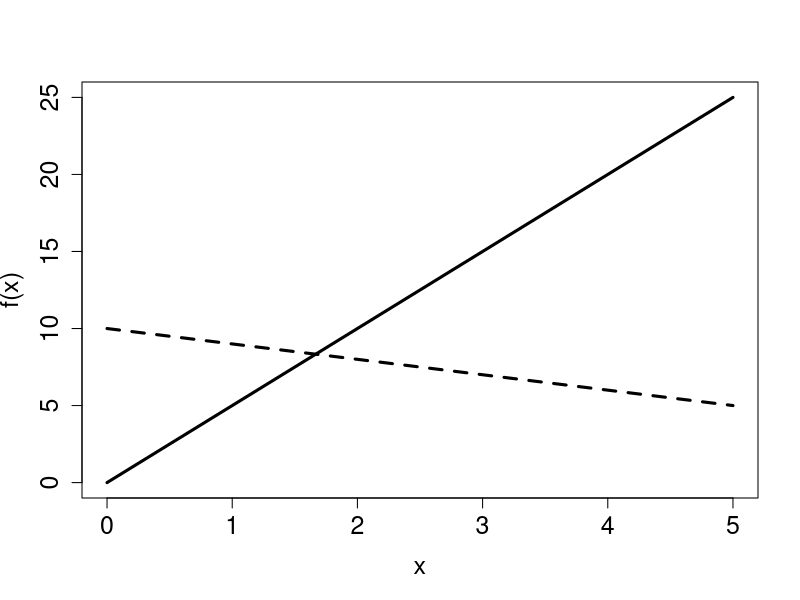
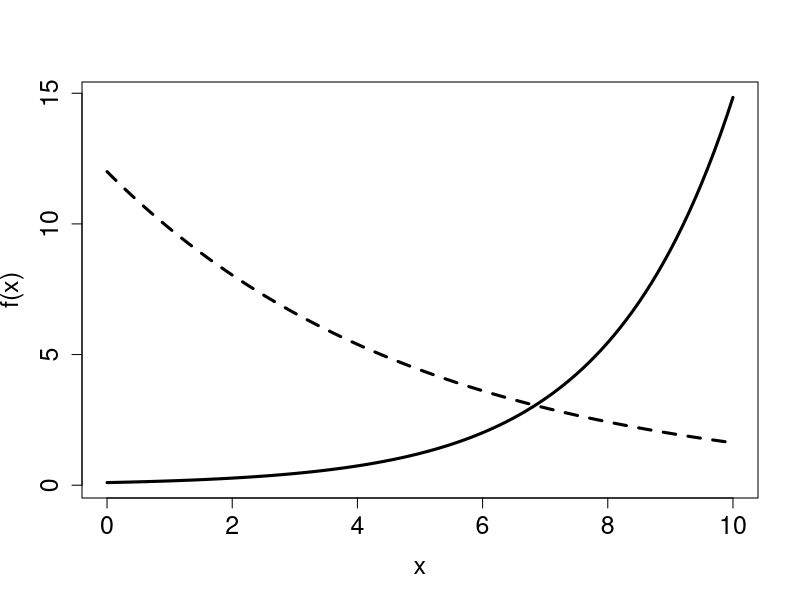
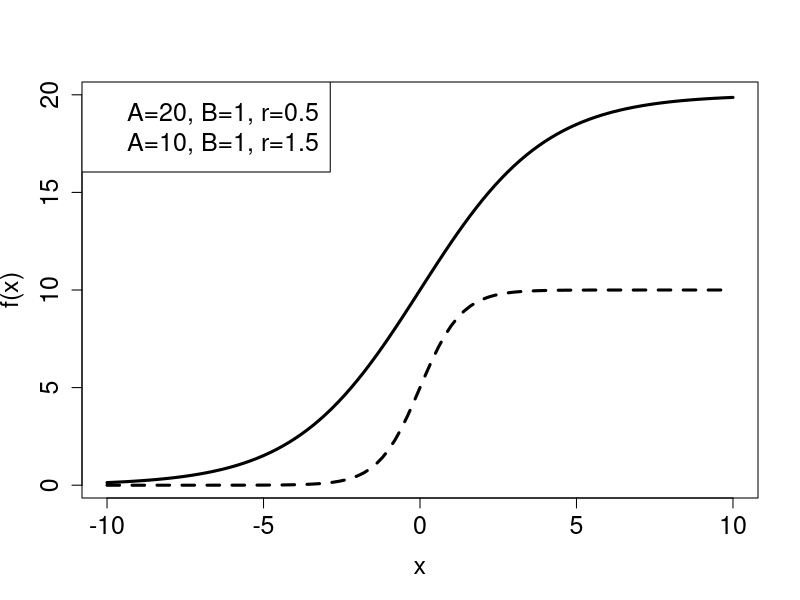
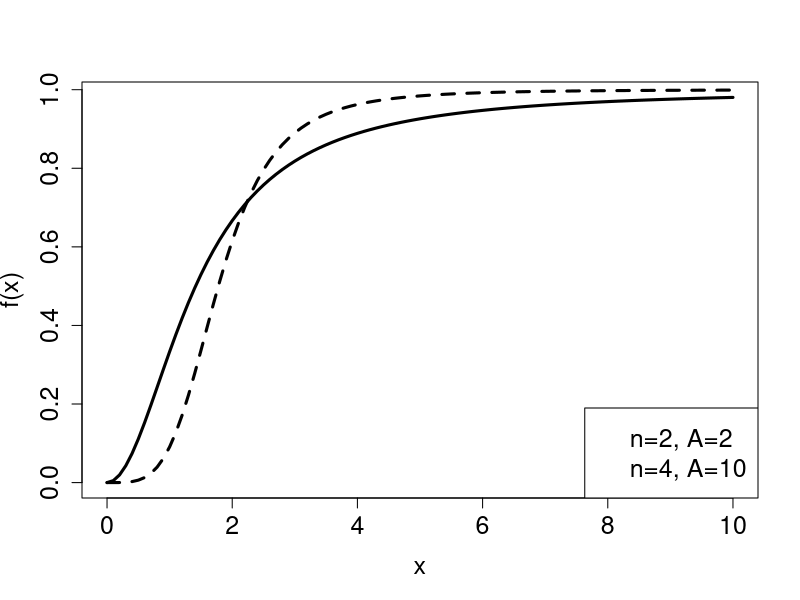
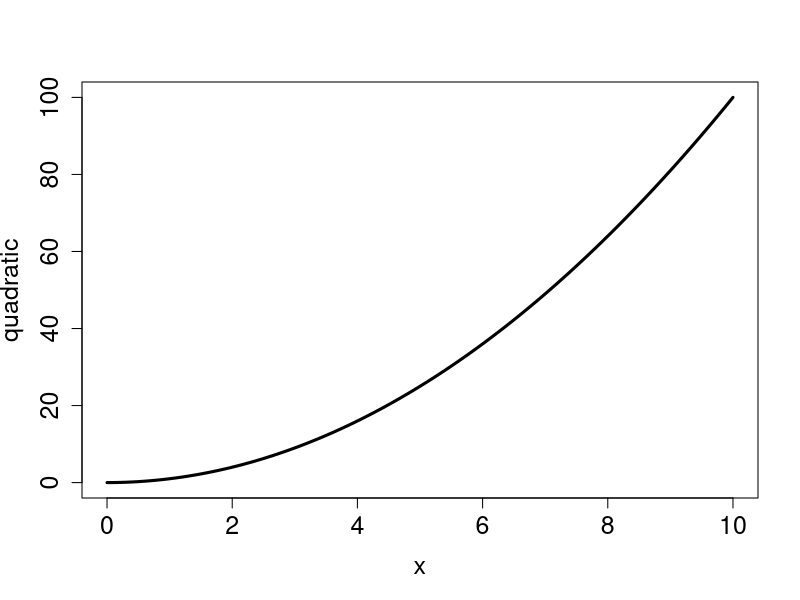
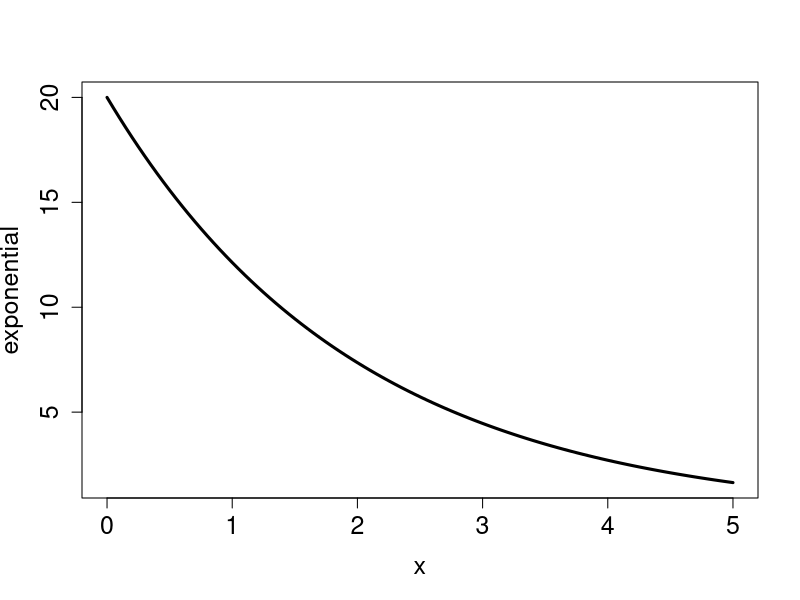
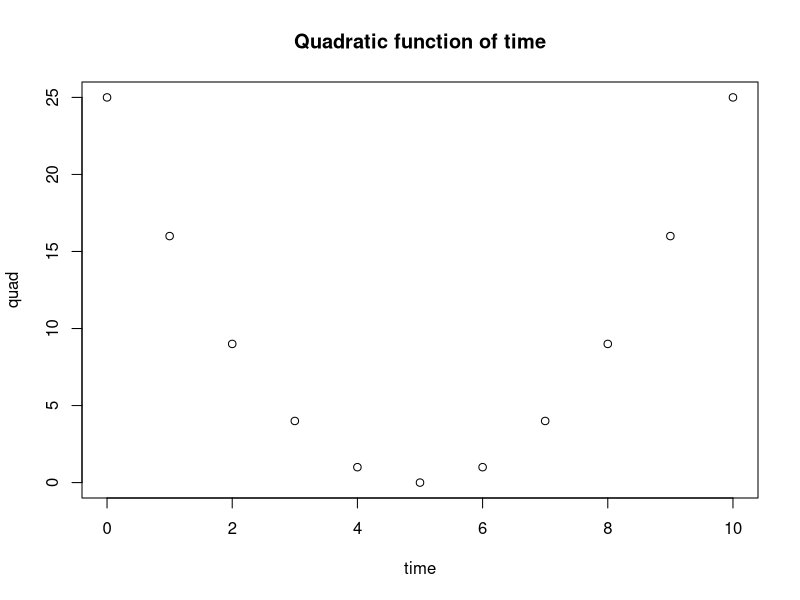
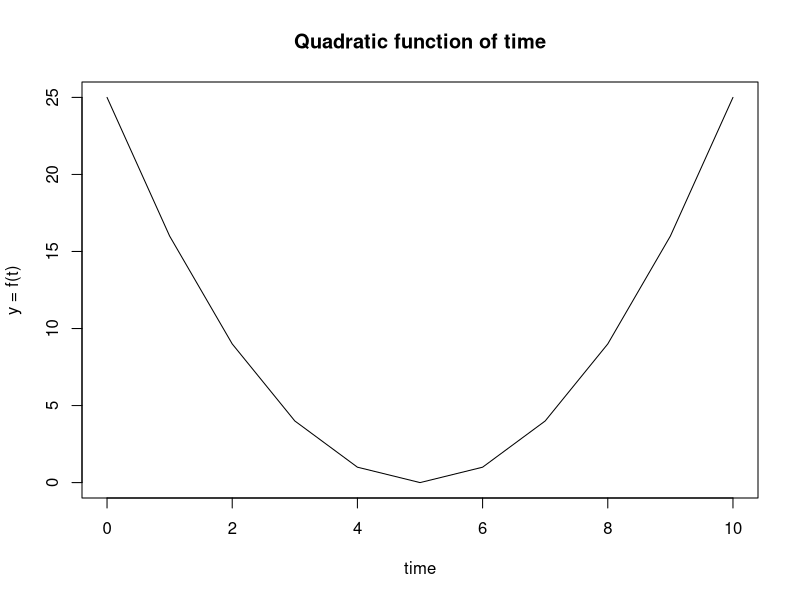

Here is the R script that generated these plots, in order:
## ---- chunk 1
#| label: fig-ch2-funk1
#| fig-cap: "Can you identify which linear function has the positive slope and which one negative? Which exponential function has a positive rate constant and which one negative?"
#| fig-subcap: 
#|   - "Linear functions"
#|   - "Exponential function"
#| layout-ncol: 2

curve(5*x,0,5,lwd=3,xlab='x', ylab='f(x)',cex.axis=1.5,cex.lab=1.5)
curve(10-x,lwd=3,lty=2,add=TRUE)
#leg.txt <- c("y=5x","y=10-x")
#legend("topleft", leg.txt,cex=1.5)
curve(0.1*exp(0.5*x),0,10,lwd=3,xlab='x', ylab='f(x)',cex.axis=1.5,cex.lab=1.5)
curve(12*exp(-0.2*x),lwd=3,lty=2,add=TRUE)
#leg.txt <- c("y=0.1exp(0.5x)","y=12exp(-0.2x)")
#legend("topleft", leg.txt,cex=1.5)
## ---- chunk 2
#| label: fig-ch2-funk2
#| fig-cap: "Examples of functions with sigmoidal-shaped graphs"
#| fig-subcap: 
#|   - "Logistic functions"
#|   - "Hill function"
#| layout-ncol: 2

curve(20*exp(0.5*x)/(1+exp(0.5*x)),-10,10,lwd=3,xlab='x', ylab='f(x)',cex.axis=1.5,cex.lab=1.5)
curve(10*exp(1.5*x)/(1+exp(1.5*x)),lwd=3,lty=2,add=TRUE)
leg.txt <- c("A=20, B=1, r=0.5", "A=10, B=1, r=1.5")
legend("topleft", leg.txt, cex=1.5)
curve(x^2/(2+x^2),0,10,lwd=3,xlab='x', ylab='f(x)',cex.axis=1.5,cex.lab=1.5)
curve(x^4/(10+x^4),lwd=3,lty=2,add=TRUE)
leg.txt <- c("n=2, A=2","n=4, A=10")
legend("bottomright", leg.txt, cex=1.5)
## ---- chunk 3
var1 <- exp(5)
print(var1)
## ---- chunk 4
var2 <- 20
var1 <- var2/20
print(var2)
var2 <- 10
print(var1)
## ---- chunk 5
my.vec<-c(pi,45,912.8, 0)
print(my.vec)
## ---- chunk 6
print(my.vec[1])
print(my.vec[2])
print(my.vec[3])
print(my.vec[4])
## ---- chunk 7
my.vec1<-1:20
print(my.vec1)
my.vec2<-0:-20
print(my.vec2)
## ---- chunk 8
print(my.vec1[4:10])
print(my.vec2[c(1,5,11)])
## ---- chunk 9
my.vec1<-seq(20,50,3)
print(my.vec1)
my.vec2<-seq(50,20,-3)
print(my.vec2)
## ---- chunk 10
zeros <- rep(0,20)
print(zeros)
## ---- chunk 11
pies <- rep(pi,7)
print(pies)
## ---- chunk 12
my.vecs <- rep(my.vec, 5)
print(my.vecs)
## ---- chunk 13
NewVec <- 2*my.vec
print(NewVec)
## ---- chunk 14
my.vec1<-1:5
my.vec2<-0:4
print(my.vec1)
print(my.vec2)
sum.vec<-my.vec1+my.vec2
print(sum.vec)
## ---- chunk 15
my.vec1<-1:2
my.vec2<-0:4
print(my.vec1)
print(my.vec2)
sum.vec<-my.vec1+my.vec2
print(sum.vec)
## ---- chunk 16
#| label: ch2-plot1
#| fig-cap: "Two examples of plots using curve()"
#| fig-subcap: 
#|   - "Quadratic $y=x^2$"
#|   - "Exponential $y=20*e^{-0.5x}$"
#| layout-ncol: 2
curve(x^2,0,10,lwd=3,xlab='x', ylab='quadratic',cex.axis=1.5,cex.lab=1.5)
curve(20*exp(-0.5*x),0,5,lwd=3,xlab='x', ylab='exponential',cex.axis=1.5,cex.lab=1.5)
## ---- chunk 17
time <- 0:10
quad <- (time - 5)^2
print(time)
print(quad)
## ---- chunk 18
plot(time,quad, main = 'Quadratic function of time')
## ---- chunk 19
plot(time,quad, main = 'Quadratic function of time', type = 'l', xlab='time', ylab = 'y = f(t)' )
## ---- chunk 20
#| label: fig-ch2-plot2
#| fig-cap: "Overlaying multiple plots in R"
#| fig-subcap: 
#|   - "Two exponential functions of the form $y=b+ae^{rx}$" 
#|   - "Two logistic functions of the form $y= ae^{rx}/(b+e^{rx})$"
#| layout-ncol: 2

x<-seq(0,10,0.5)
y<-10+20*exp(-0.5*x)
plot(x,y, xlab='x', ylab='exponential',col=1,lwd=3)
y<-10+20*exp(-2*x)
lines(x,y,col=2,lwd=3)
leg.txt=c("b=10,a=20,r=-0.5", "b=10,a=20,r=-2")
legend("topright", leg.txt, col=1:2, pch=c(1,NA), lty=c(0,1), lwd=3)
x<-seq(-10,10,1)
y<-20*exp(0.5*x)/(1+exp(0.5*x))
plot(x,y,xlab='x',ylab='logistic',col=4,lwd=3)
y<-20*exp(1.5*x)/(1+exp(1.5*x))
lines(x,y,col=2,lwd=3)
leg.txt=c("a=20,b=1,r=0.5", "a=20,b=1,r=1.5")
legend("topleft", leg.txt, col=c(4,2), pch=c(1,NA), lty=c(0,1), lwd=3)
